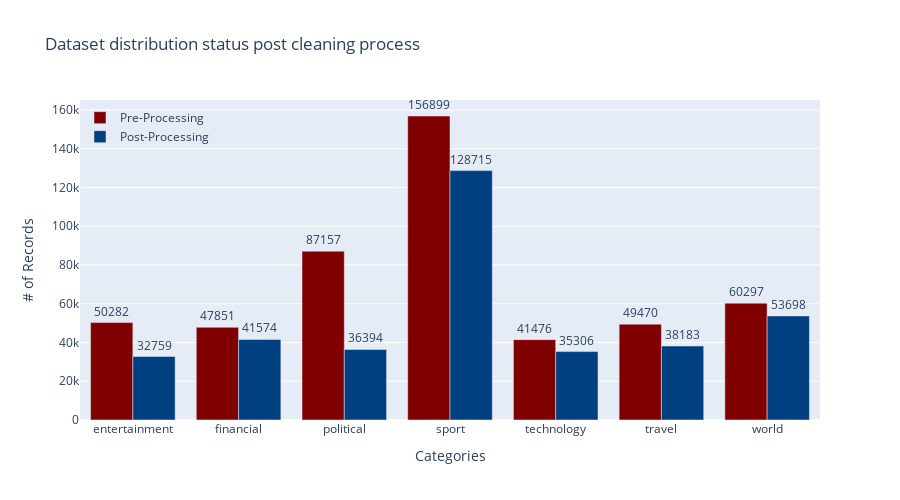

Write notebook code for a chart like this one.
### Code cell
EDA.display_stats_distribution_pre_post_processing(df_process_stats, "Dataset distribution status post cleaning process")

### Figure 1 — Plotly figure (JSON) as saved in the notebook; plotly's stock layout.template omitted (floating-point values rounded to 4 significant figures)
{"data": [{"hovertext": ["Reduced by -34.85%", "Reduced by -13.12%", "Reduced by -58.24%", "Reduced by -17.96%", "Reduced by -14.88%", "Reduced by -22.82%", "Reduced by -10.94%"], "marker": {"color": "rgb(128, 0, 0)"}, "name": "Pre-Processing", "text": [50282, 47851, 87157, 156899, 41476, 49470, 60297], "textposition": "outside", "type": "bar", "x": ["entertainment", "financial", "political", "sport", "technology", "travel", "world"], "y": [50282, 47851, 87157, 156899, 41476, 49470, 60297]}, {"hovertext": ["Reduced by -34.85%", "Reduced by -13.12%", "Reduced by -58.24%", "Reduced by -17.96%", "Reduced by -14.88%", "Reduced by -22.82%", "Reduced by -10.94%"], "marker": {"color": "rgb(0, 64, 128)"}, "name": "Post-Processing", "text": [32759, 41574, 36394, 128715, 35306, 38183, 53698], "textposition": "outside", "type": "bar", "x": ["entertainment", "financial", "political", "sport", "technology", "travel", "world"], "y": [32759, 41574, 36394, 128715, 35306, 38183, 53698]}], "layout": {"autosize": false, "barmode": "group", "height": 500, "legend": {"bgcolor": "rgba(255, 255, 255, 0)", "bordercolor": "rgba(255, 255, 255, 0)", "x": 0, "y": 0.99}, "title": {"text": "Dataset distribution status post cleaning process"}, "width": 900, "xaxis": {"title": {"text": "Categories"}}, "yaxis": {"title": {"text": "# of Records"}}}}
